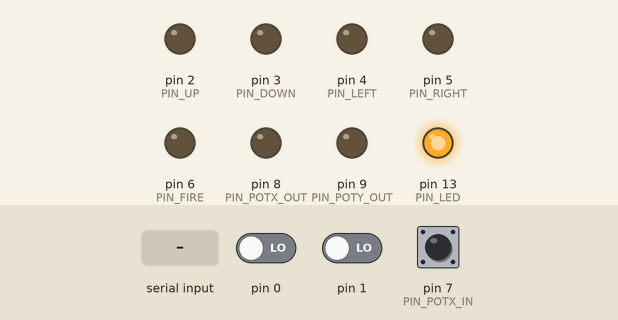
Simulated run of this sketch. Board: Arduino Nano, built with avr-gcc and run on an emulated ATmega328P. Parts: output pins drawn as LEDs (lit = HIGH). Inputs (shaded band) come from the test bench; at power-on: pin 7 (PIN_POTX_IN) HIGH, pin 0 LOW, pin 1 LOW.

Above: at 1.2 s.
1.3 s: pin 7 (PIN_POTX_IN) pulled LOW for 0.15 s
At 2.5 s:
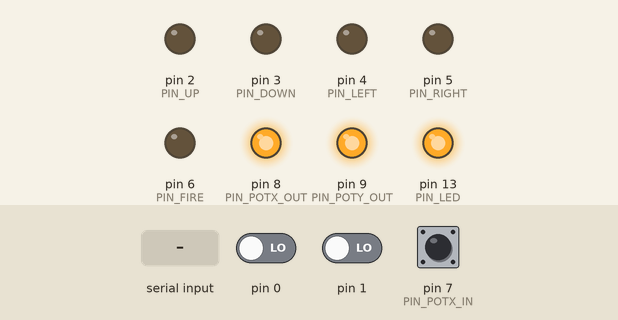
2.9 s: "90,45,200\n" received over Serial
Timing chart, 0 to 5.9 s (numbered marks = the images above; inputs shaded):
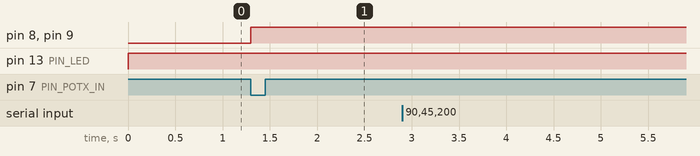

Measured:
- after the input at 1.3 s, pin 8 (PIN_POTX_OUT), pin 9 (PIN_POTY_OUT): LOW → HIGH at once

The sketch:

DeviceEmulator.ino
```cpp
// C64 Paddle/Joystick/Mouse Emulator for the Arduino Nano 3.0  (ATmega328)

#define PIN_UP        2
#define PIN_DOWN      3
#define PIN_LEFT      4
#define PIN_RIGHT     5
#define PIN_FIRE      6
#define PIN_POTX_IN   7   // Assume POTX and POTY are pulled low simultaneously, use POTX to trigger.
#define PIN_POTX_OUT  8
#define PIN_POTY_OUT  9
#define PIN_LED      13

#include <EnableInterrupt.h>
#include <digitalWriteFast.h>

// Paddle Emulator -----------------------------------------------------------------
#define uS_MIN  3    // Smallest permissible value.  See http://www.arduino.cc/en/Reference/DelayMicroseconds
#define uS_MAX  243  // Larger values cause the interrupt to take too long

volatile bool potXleads=true;        // if false, y leads
volatile uint16_t potXdelay=uS_MIN;
volatile uint16_t potYdelay=uS_MIN;

void interruptFunction()
{
  // Turn the POTX and POTY outputs off (low).
  digitalWriteFast(PIN_POTX_OUT, LOW);
  digitalWriteFast(PIN_POTY_OUT, LOW);

  // Wait while the SID discharges the capacitor.
  // According to the spec, this should be 320 microseconds.
  // With function overhead and so on, this seems about right.
  delayMicroseconds(235);

  // Now, delay the amount required to represent the desired values.
  if (potXleads)
  {
     delayMicroseconds(potXdelay);
     digitalWriteFast(PIN_POTX_OUT, HIGH);
     delayMicroseconds(potYdelay);    // This is a delta!
     digitalWriteFast(PIN_POTY_OUT, HIGH);
  }
  else
  {
     delayMicroseconds(potYdelay);
     digitalWriteFast(PIN_POTY_OUT, HIGH);
     delayMicroseconds(potXdelay);    // This is a delta!
     digitalWriteFast(PIN_POTX_OUT, HIGH);
  }
}

// Helper function to do the math between desired value and delay used in the interrupts.
void PaddleValueToDelay(int valueX, int valueY)
{
   // A 1:1 mapping actually works pretty well.  If tweaking/scaling is required, do it here.
   int delayX = valueX;
   int delayY = valueY;

   // Now the trick to keep everything in one interrupt.  Use the other delay as a delta!
   if (delayX < delayY)
   {
      potXleads = true;
      delayY -= delayX;
   }
   else
   {
     potXleads = false;
     delayX -= delayY;
   }

   if (delayX > uS_MAX) delayX = uS_MAX;
   if (delayX < uS_MIN) delayX = uS_MIN;
   if (delayY > uS_MAX) delayY = uS_MAX;
   if (delayY < uS_MIN) delayY = uS_MIN;

   potXdelay = delayX;
   potYdelay = delayY;
}

void setup()
{
  // Joystick

  pinModeFast(PIN_UP,   OUTPUT);
  pinModeFast(PIN_DOWN, OUTPUT);
  pinModeFast(PIN_LEFT, OUTPUT);
  pinModeFast(PIN_RIGHT,OUTPUT);
  pinModeFast(PIN_FIRE, OUTPUT);
  pinModeFast(PIN_LED,  OUTPUT);

  digitalWriteFast(PIN_UP,   LOW);
  digitalWriteFast(PIN_DOWN, LOW);
  digitalWriteFast(PIN_LEFT, LOW);
  digitalWriteFast(PIN_RIGHT,LOW);
  digitalWriteFast(PIN_FIRE, LOW);
  digitalWriteFast(PIN_LED,  LOW);

  // Paddles / Mouse

  pinModeFast(PIN_POTX_OUT, OUTPUT);
  pinModeFast(PIN_POTY_OUT, OUTPUT);

  digitalWriteFast(PIN_POTX_OUT, LOW);
  digitalWriteFast(PIN_POTY_OUT, LOW);

  // Configure the input line that will be used to detect when the SID pulls POTX low to start the sequence
  pinModeFast(PIN_POTX_IN, INPUT_PULLUP);  // Configure the pin as an input, and turn on the pullup resistor.
  enableInterrupt(PIN_POTX_IN | PINCHANGEINTERRUPT, interruptFunction, FALLING);

  // Serial Link to PC
  Serial.begin(57600);
  Serial.setTimeout(0);
}

void loop()
{
  /*
  digitalWriteFast(PIN_DOWN, HIGH);
  digitalWriteFast(PIN_RIGHT, HIGH);
  digitalWriteFast(PIN_LED, HIGH);
  delay(1000);
  digitalWriteFast(PIN_DOWN, LOW);
  digitalWriteFast(PIN_RIGHT, LOW);
  digitalWriteFast(PIN_LED, LOW);
  delay(1000);
  return;
  */

  // Wait for a string
  digitalWriteFast(PIN_LED, HIGH);
  String input = GetInput();
  digitalWriteFast(PIN_LED, LOW);

  if (input == NULL)  // Timed out
  {
    return;
  }

  char c = input.c_str()[0];

  if (c == 'J') doJoystick(input);
  if (c == 'P') doPaddles(input);
  //if (c == 'M') doMouse(input);
}


void PaddleTests()
{
  for (int t = 0;  t < 255; t++)
  {
    PaddleValueToDelay(t, 255-t);
    delay(10);
  }

  for (int t = 255;  t > 0; t--)
  {
    PaddleValueToDelay(t, 255-t);
    delay(10);
  }
}

void doJoystick(String input)
{
  int joyval=input.substring(1).toInt();   // 1=skip past the J
  doJoystickValue((byte)joyval);
}

void doPaddles(String input)
{
  int commaIndex = input.indexOf(',');
  int x = input.substring(1, commaIndex).toInt();   // 1=skip past the P
  int y = input.substring(commaIndex+1).toInt();

  char temp[100];
  sprintf(temp,"Paddles input=%s  x=%d,y=%d",input.c_str(),x,y);
  Serial.println(temp);

  PaddleValueToDelay(x, y);
}


void doJoystickValue(byte inByte)
{
   bool up    = false;
   bool down  = false;
   bool left  = false;
   bool right = false;
   bool fire  = false;

   if ((inByte | 0xFE) == 0xFE) { up   = true; }
   if ((inByte | 0xFD) == 0xFD) { down = true; }
   if ((inByte | 0xFB) == 0xFB) { left = true; }
   if ((inByte | 0xF7) == 0xF7) { right= true; }
   if ((inByte | 0xEF) == 0xEF) { fire = true; }

   digitalWrite(PIN_UP,   up);
   digitalWrite(PIN_DOWN, down);
   digitalWrite(PIN_LEFT, left);
   digitalWrite(PIN_RIGHT,right);
   digitalWrite(PIN_FIRE, fire);
}


String GetInput()
{
  char in_char[10];
  int max_length=sizeof(in_char);

  int i=0; // Input buffer pointer
  char key;

  while(true)
  {
      key=ReadByte(Serial); // Read in one character

      if ((int)key != 10)  // Filter out\r
      {
         in_char[i]=key;
      }

      if (((int)key == 13)||(i == max_length-1))
      { // The 13 represents enter key.
        in_char[i]=0; // Terminate the string with 0.
        return String(in_char);
      }
      i++;
      if (i<0) i=0;
  }
}

int ReadByte(Stream& in)
{
    while (in.available() == 0) {}
    return in.read();
}
```
